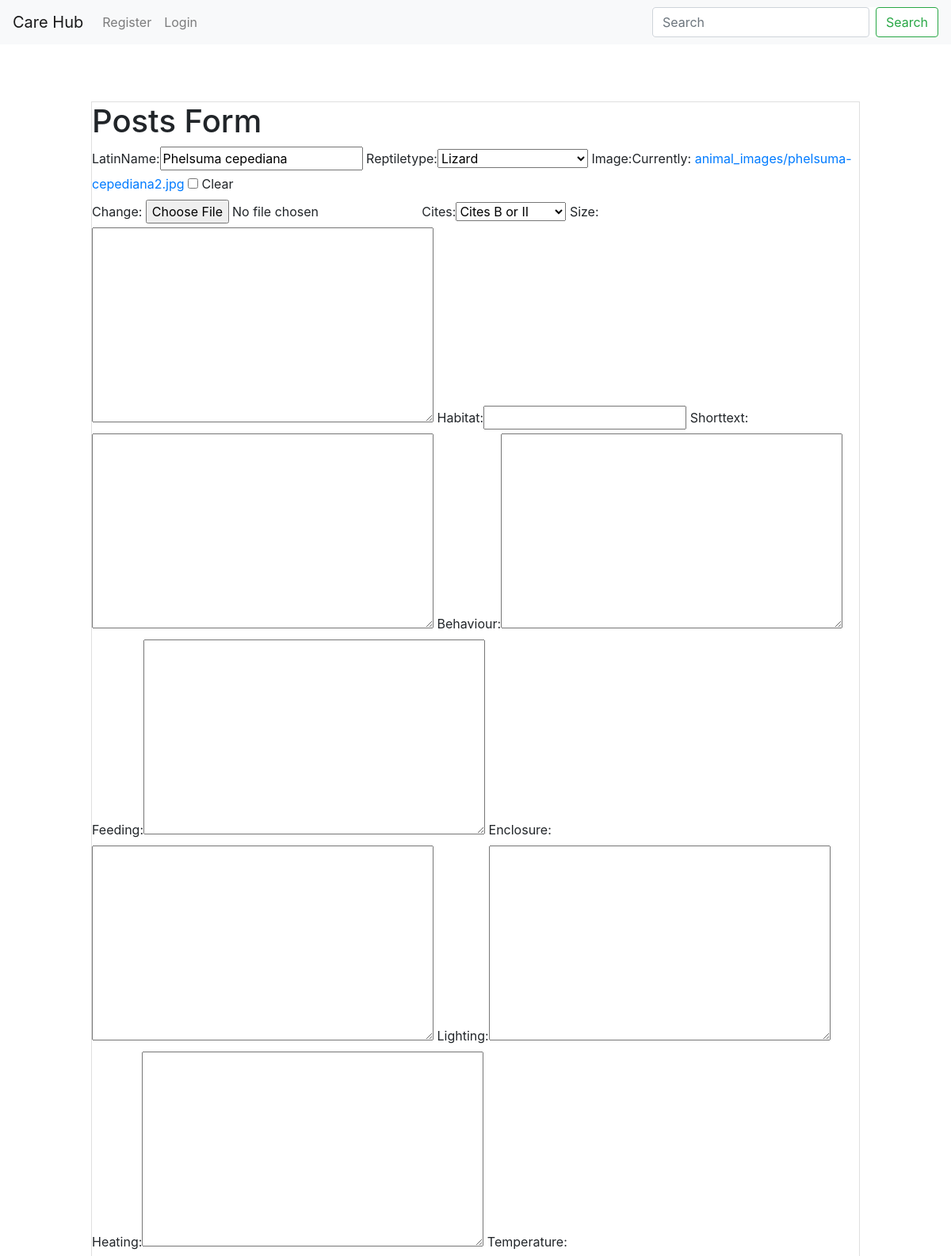
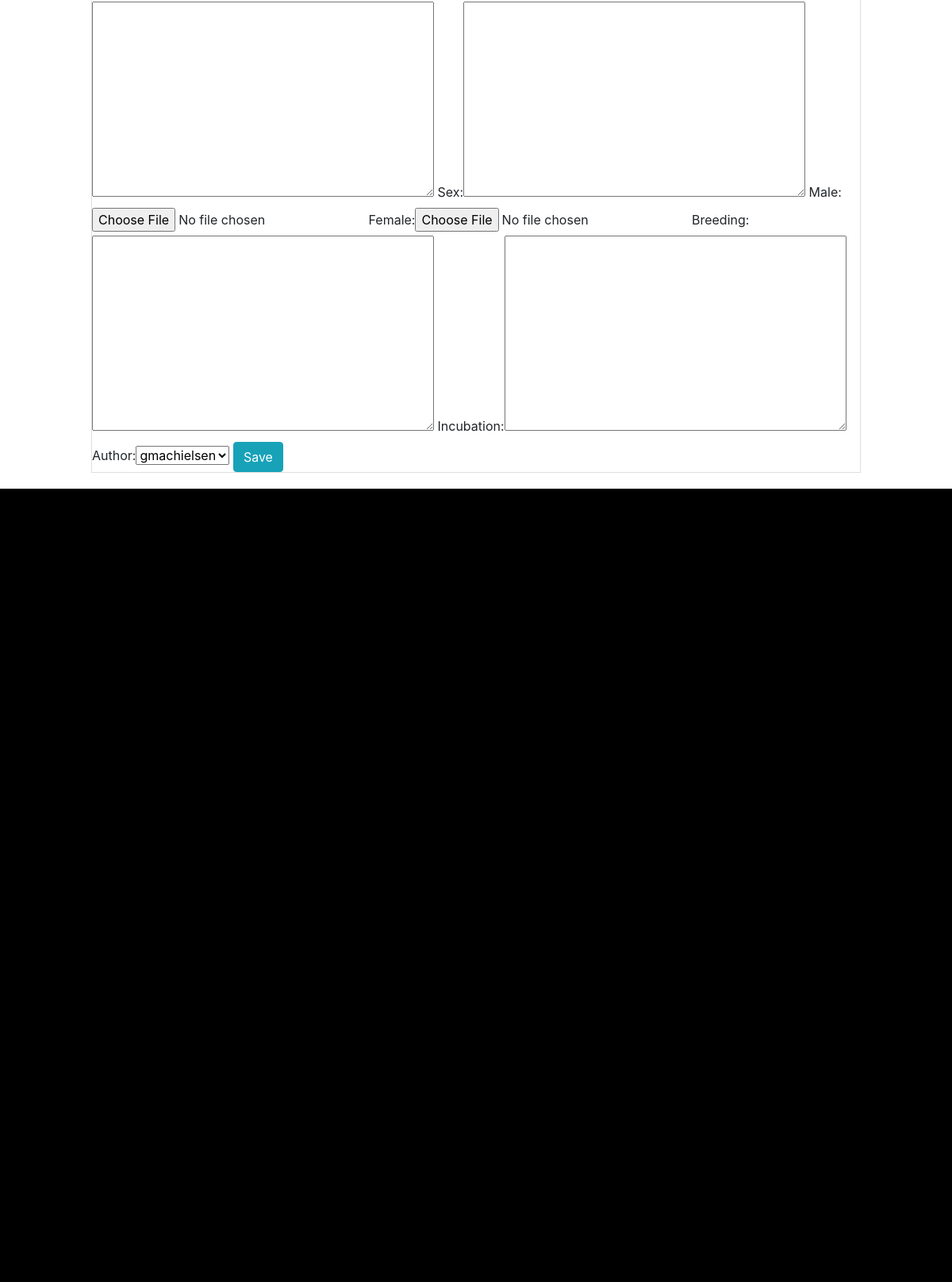
/post/17/edit, run on the app's committed database (2 pictures, top to bottom).
### posts/models.py (models this page shows, shortened)
class Animal(models.Model):
    REPTILES = (
        ('X', 'Choose type of reptile'),
        ('C', 'Crocodile'),
        ('L', 'Lizard'),
        ('S', 'Snake'),
        ('T', 'Turtle'),
    )
    CITES_SPECIES = (
        ('X', 'Cites of animal'),
        ('A', 'Cites A or I'),
        ('B', 'Cites B or II'),
        ('C', 'Cites C or III'),
        ('D', 'Cites D or none'),
    )
    latinName = models.CharField(blank=True, null=True, max_length=120)
    reptiletype = models.CharField(blank=True, null=True, max_length=1, default='X', choices=REPTILES)
    image = models.ImageField(blank=True, null=True, upload_to="animal_images")
    cites = models.CharField(blank=True, null=True, max_length=1, default='X', choices=CITES_SPECIES)
    habitat = models.CharField(blank=True, null=True, max_length=120)
    size = models.TextField(blank=True, null=True, max_length= 500)
    shorttext = models.TextField(blank=True, null=True, max_length= 500)
    behaviour = models.TextField(blank=True, null=True, max_length= 500)
    feeding = models.TextField(blank=True, null=True, max_length= 500)
    enclosure = models.TextField(blank=True, null=True, max_length= 500)
    lighting = models.TextField(blank=True, null=True, max_length= 500)
    heating = models.TextField(blank=True, null=True, max_length= 500)
    temperature = models.TextField(blank=True, null=True, max_length=300)
    sex= models.TextField(blank=True, null=True, max_length= 500)
    male = models.ImageField(blank=True, null=True, upload_to="images")
    female = models.ImageField(blank=True, null=True, upload_to="images")
    breeding = models.TextField(blank=True, null=True, max_length= 500)
    incubation = models.TextField(blank=True, null=True, max_length= 500)
    author = models.ForeignKey(User, related_name='posts', null=False, default=1, on_delete=models.SET_DEFAULT)

### posts/views.py (the view)
# urls.py: path('post/<id>/edit', views.edit_post, name="edit_post"),
def edit_post(request, id):
    animal = Animal.objects.get(pk=id)
    form = AnimalForm(instance=animal, data=request.GET, files=request.FILES)
    if request.method=="POST":
        form = AnimalForm(request.POST, instance=animal)
        if form.is_valid():
            form.save()
            return redirect(post_list)
    else:
        form = AnimalForm(instance=animal)
    return render(request, "posts/edit_post.html", {'form': form})

### posts/forms.py
class AnimalForm(forms.ModelForm):
    class Meta:
        model = Animal
        fields = ["latinName", "reptiletype", "image", "cites", "size", "habitat", "shorttext", "behaviour", "feeding", "enclosure", "lighting", "heating", "temperature", "sex", "male", "female", "breeding", "incubation", "author"]

### posts/templates/posts/edit_post.html (shortened to what this page needs)
{% extends 'base.html' %}
{% load bootstrap_tags %}
{% block content %}
<br/>
<br/>
<br/>
<div class="row justify-content-center">
  <div class="col-10">
    <div class="card">
      <div class="card-body">
          <h1>Posts Form</h1>
            <form method="POST" enctype="multipart/form-data">
                   {{ form | as_bootstrap }}
                   <button type="submit" class="btn btn-info">Save</button>
            </form>
      </div>
    </div>
  </div>
</div>
{% endblock %}

### static/css/index.css (style rules this page uses)
.card { border-radius: 0px !important; margin-bottom: 20px; }
.card .card-body { padding: 0; }
form { background-color: white; }

### data on the page
Animal: latinName "Phelsuma cepediana", reptiletype "Lizard", cites "Cites B or II", author "gmachielsen"
